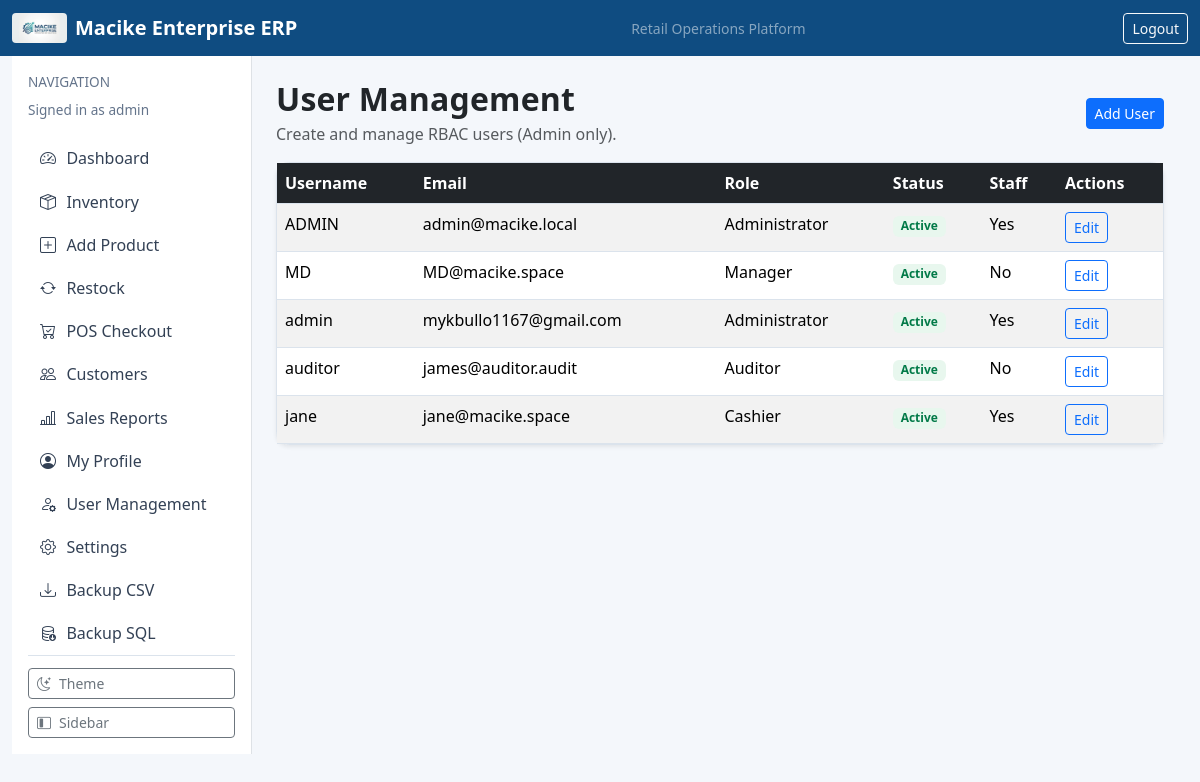
The page /accounts/users/ (signed in) on the database its author committed.
### dashboard/models.py (models this page shows, shortened)
class AppSettings(models.Model):
    class ThemeChoice(models.TextChoices):
        LIGHT = "light", "Light"
        DARK = "dark", "Dark"
        SYSTEM = "system", "System"
    business_name = models.CharField(max_length=120, default="Macike Enterprise")
    logo_url = models.CharField(max_length=255, blank=True, help_text="Set a web/static path e.g. /static/img/macike-logo.png")
    business_address = models.CharField(max_length=255, blank=True, default="Mombasa, Kenya")
    business_phone = models.CharField(max_length=40, blank=True, default="")
    business_email = models.EmailField(blank=True, default="")
    currency_code = models.CharField(max_length=10, default="KES")
    vat_rate = models.DecimalField(max_digits=5, decimal_places=2, default=16.00)
    invoice_terms = models.CharField(max_length=255, default="Pay via M-Pesa. Payment due within 5 days.")
    receipt_footer = models.CharField(max_length=255, default="Thank you for shopping with Macike Enterprise.")
    theme = models.CharField(max_length=10, choices=ThemeChoice.choices, default=ThemeChoice.LIGHT)
    compact_mode = models.BooleanField(default=False)
    default_payment_method = models.CharField(max_length=20, default="CASH")
    require_phone_for_mpesa = models.BooleanField(default=True)
    auto_open_receipt = models.BooleanField(default=True)
    updated_at = models.DateTimeField(auto_now=True)
    @classmethod
    def get_solo(cls):
        obj, _ = cls.objects.get_or_create(pk=1)
        return obj

### accounts/models.py (models this page shows, shortened)
class CustomUser(AbstractUser):
    class Roles(models.TextChoices):
        ADMIN = "ADMIN", "Administrator"
        MANAGER = "MANAGER", "Manager"
        CASHIER = "CASHIER", "Cashier"
        AUDITOR = "AUDITOR", "Auditor"
    role = models.CharField(max_length=20, choices=Roles.choices, default=Roles.CASHIER)
    phone_number = models.CharField(max_length=15, blank=True, null=True)

### accounts/views.py (the view)
# urls.py: path("accounts/users/", user_list_view, name="accounts-users"),
@login_required
@role_required("ADMIN")
def user_list_view(request):
    users = CustomUser.objects.all().order_by("username")
    return render(request, "accounts/user_list.html", {"users": users})

### accounts/permissions.py (called while the page is built)
def role_required(*allowed_roles):
    def decorator(view_func):
        @wraps(view_func)
        def _wrapped(request, *args, **kwargs):
            user = request.user
            if not user.is_authenticated:
                return redirect("login")
            if user.is_superuser or getattr(user, "role", None) in allowed_roles:
                return view_func(request, *args, **kwargs)
            messages.error(request, "You do not have permission to access this page.")
            return redirect("dashboard-home")
        return _wrapped
    return decorator

### dashboard/context_processors.py (called while the page is built)
def app_settings(request):
    return {"app_settings": AppSettings.get_solo()}

### templates/accounts/user_list.html
{% extends "base.html" %}
{% block content %}
<div class="d-flex justify-content-between align-items-center mb-3">
    <div>
        <h2 class="section-title mb-1">User Management</h2>
        <p class="text-muted mb-0">Create and manage RBAC users (Admin only).</p>
    </div>
    <a class="btn btn-primary btn-sm" href="/accounts/users/new/">Add User</a>
</div>
<div class="card shadow-sm">
    <div class="table-responsive">
        <table class="table table-striped mb-0">
            <thead class="table-dark">
                <tr><th>Username</th><th>Email</th><th>Role</th><th>Status</th><th>Staff</th><th>Actions</th></tr>
            </thead>
            <tbody>
                {% for u in users %}
                    <tr>
                        <td>{{ u.username }}</td>
                        <td>{{ u.email|default:"-" }}</td>
                        <td>{{ u.get_role_display }}</td>
                        <td>{% if u.is_active %}<span class="badge badge-soft-success">Active</span>{% else %}<span class="badge badge-soft-danger">Inactive</span>{% endif %}</td>
                        <td>{% if u.is_staff %}Yes{% else %}No{% endif %}</td>
                        <td><a class="btn btn-outline-primary btn-sm" href="/accounts/users/{{ u.id }}/edit/">Edit</a></td>
                    </tr>
                {% empty %}
                    <tr><td colspan="6" class="text-center">No users found.</td></tr>
                {% endfor %}
            </tbody>
        </table>
    </div>
</div>
{% endblock %}

### templates/base.html (shortened to what this page needs)
<!doctype html>
<html lang="en">
<head>
    <link href="https://cdn.jsdelivr.net/npm/bootstrap@5.3.3/dist/css/bootstrap.min.css" rel="stylesheet">
    <link href="https://cdn.jsdelivr.net/npm/bootstrap-icons@1.11.3/font/bootstrap-icons.css" rel="stylesheet">
</head>
<body class="{% if app_settings.theme == 'dark' %}theme-dark{% endif %}{% if app_settings.compact_mode %} compact{% endif %}">
    <nav class="navbar navbar-expand-lg navbar-dark" style="background: var(--brand-primary);">
        <div class="container-fluid">
            <a class="navbar-brand fw-semibold d-flex align-items-center gap-2" href="/">
                {% if app_settings.logo_url %}
                    <img src="{{ app_settings.logo_url }}" alt="Business Logo" style="height: 30px; width: auto; border-radius: 4px;">
                {% endif %}
                <span>{{ app_settings.business_name }} ERP</span>
            </a>
            <span class="text-white-50 small d-none d-md-inline">Retail Operations Platform</span>
            {% if user.is_authenticated %}
                <form method="post" action="/logout/" class="d-inline">
                    <button class="btn btn-outline-light btn-sm" type="submit">Logout</button>
                </form>
            {% endif %}
        </div>
    </nav>
    <main class="container-fluid app-shell">
        <div class="row g-0">
            {% if user.is_authenticated %}
            <aside class="sidebar-col p-3 border-end bg-white d-flex flex-column">
                <div>
                    <p class="text-uppercase app-subtitle mb-2 sidebar-caption">Navigation</p>
                    <p class="app-subtitle sidebar-role mb-3">Signed in as {{ user.username }}</p>
                </div>
                <div class="flex-grow-1">
                    <a class="sidebar-link" href="/" title="Dashboard"><i class="bi bi-speedometer2"></i><span class="link-text">Dashboard</span></a>
                    <a class="sidebar-link" href="/inventory/" title="Inventory"><i class="bi bi-box-seam"></i><span class="link-text">Inventory</span></a>
                    <a class="sidebar-link" href="/inventory/new/" title="Add Product"><i class="bi bi-plus-square"></i><span class="link-text">Add Product</span></a>
                    <a class="sidebar-link" href="/inventory/restock/" title="Restock"><i class="bi bi-arrow-repeat"></i><span class="link-text">Restock</span></a>
                    <a class="sidebar-link" href="/sales/pos/" title="POS Checkout"><i class="bi bi-cart-check"></i><span class="link-text">POS Checkout</span></a>
                    <a class="sidebar-link" href="/sales/customers/" title="Customers"><i class="bi bi-people"></i><span class="link-text">Customers</span></a>
                    <a class="sidebar-link" href="/sales/report/" title="Sales Reports"><i class="bi bi-bar-chart-line"></i><span class="link-text">Sales Reports</span></a>
                    <a class="sidebar-link" href="/profile/" title="My Profile"><i class="bi bi-person-circle"></i><span class="link-text">My Profile</span></a>
                    {% if user.role == "ADMIN" or user.is_superuser %}
                    <a class="sidebar-link" href="/accounts/users/" title="User Management"><i class="bi bi-person-gear"></i><span class="link-text">User Management</span></a>
                    {% endif %}
                    <a class="sidebar-link" href="/settings/" title="Settings"><i class="bi bi-gear"></i><span class="link-text">Settings</span></a>
                    <a class="sidebar-link" href="/backup/export/csv/" title="Backup CSV"><i class="bi bi-download"></i><span class="link-text">Backup CSV</span></a>
                    <a class="sidebar-link" href="/backup/export/csv/?format=sql" title="Backup SQL"><i class="bi bi-database-down"></i><span class="link-text">Backup SQL</span></a>
                </div>
                <div class="sidebar-footer d-grid gap-2">
                    <button id="themeToggle" class="btn btn-outline-secondary btn-sm sidebar-control-btn" type="button" title="Toggle light/dark theme">
                        <i id="themeToggleIcon" class="bi bi-moon-stars"></i><span class="link-text">Theme</span>
                    </button>
                    <button id="sidebarToggle" class="btn btn-outline-secondary btn-sm sidebar-control-btn" type="button" title="Toggle sidebar">
                        <i class="bi bi-layout-sidebar-inset"></i><span class="link-text">Sidebar</span>
                    </button>
                </div>
            </aside>
            <section class="content-col p-4">
            {% else %}
            <section class="col-12 p-4">
            {% endif %}
                {% block content %}{% endblock %}
            </section>
        </div>
    </main>
</body>
</html>

### templates/base.html (style rules this page uses)
:root { --brand-primary: #0f4c81; --brand-accent: #1f9d8b; --brand-bg: #f4f7fb; }
body { background: var(--brand-bg); }
.app-shell { min-height: calc(100vh - 56px); }
.app-shell .sidebar-col { width: 240px; transition: width 0.28s ease; overflow: hidden; }
.app-shell .content-col { width: calc(100% - 240px); transition: width 0.28s ease; }
.card { border: 1px solid #dbe3ec; border-radius: 0.8rem; box-shadow: 0 1px 3px rgba(15, 23, 42, 0.06); }
.table { border-color: #dbe3ec; }
.table > :not(caption) > * > * { border-bottom-color: #dbe3ec; }
.badge-soft-success { background: #e8f7ee; color: #027a48; }
.section-title { font-weight: 700; letter-spacing: 0.2px; }
.sidebar-link { color: #334155; text-decoration: none; padding: 0.6rem 0.75rem; border-radius: 0.5rem; display: flex; align-items: center; gap: 0.65rem; white-space: nowrap; }
.sidebar-link i { width: 1rem; text-align: center; font-size: 1rem; }
.sidebar-link .link-text { transition: opacity 0.2s ease; }
.app-subtitle { font-size: 0.85rem; color: #64748b; }
.sidebar-footer { border-top: 1px solid #dbe3ec; padding-top: 0.75rem; margin-top: auto; }
.sidebar-control-btn { width: 100%; display: flex; align-items: center; gap: 0.5rem; justify-content: flex-start; }

### rows shown on the page
AppSettings: logo_url (picture), business_name "Macike Enterprise"
CustomUser: username "admin", email "mykbullo1167@gmail.com", role "Administrator", is_active "Active", is_staff "Yes"
CustomUser: username "ADMIN", email "admin@macike.local", role "Administrator", is_active "Active", is_staff "Yes"
CustomUser: username "MD", email "MD@macike.space", role "Manager", is_active "Active", is_staff "No"
CustomUser: username "auditor", email "james@auditor.audit", role "Auditor", is_active "Active", is_staff "No"
CustomUser: username "jane", email "jane@macike.space", role "Cashier", is_active "Active", is_staff "Yes"
